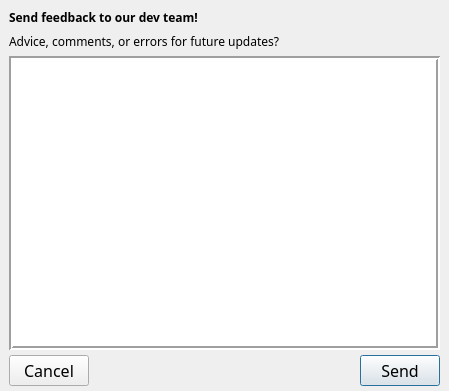
<?xml version="1.0" encoding="UTF-8"?>
<ui version="4.0">
 <class>Dialog</class>
 <widget class="QDialog" name="Dialog">
  <property name="windowModality">
   <enum>Qt::WindowModal</enum>
  </property>
  <property name="geometry">
   <rect>
    <x>0</x>
    <y>0</y>
    <width>449</width>
    <height>391</height>
   </rect>
  </property>
  <property name="font">
   <font>
    <family>Futura</family>
   </font>
  </property>
  <property name="windowTitle">
   <string>Send Feedback</string>
  </property>
  <property name="modal">
   <bool>true</bool>
  </property>
  <layout class="QVBoxLayout" name="verticalLayout_2">
   <property name="leftMargin">
    <number>9</number>
   </property>
   <property name="topMargin">
    <number>9</number>
   </property>
   <property name="rightMargin">
    <number>9</number>
   </property>
   <property name="bottomMargin">
    <number>5</number>
   </property>
   <item>
    <layout class="QVBoxLayout" name="verticalLayout">
     <property name="spacing">
      <number>5</number>
     </property>
     <item>
      <widget class="QLabel" name="label">
       <property name="font">
        <font>
         <family>Futura</family>
         <weight>75</weight>
         <bold>true</bold>
        </font>
       </property>
       <property name="text">
        <string>Send feedback to our dev team!</string>
       </property>
      </widget>
     </item>
     <item>
      <widget class="QLabel" name="label_2">
       <property name="minimumSize">
        <size>
         <width>0</width>
         <height>20</height>
        </size>
       </property>
       <property name="text">
        <string>Advice, comments, or errors for future updates?</string>
       </property>
      </widget>
     </item>
     <item>
      <widget class="QPlainTextEdit" name="plainTextEdit">
       <property name="focusPolicy">
        <enum>Qt::StrongFocus</enum>
       </property>
       <property name="frameShape">
        <enum>QFrame::Box</enum>
       </property>
       <property name="frameShadow">
        <enum>QFrame::Sunken</enum>
       </property>
       <property name="lineWidth">
        <number>2</number>
       </property>
       <property name="midLineWidth">
        <number>0</number>
       </property>
      </widget>
     </item>
     <item>
      <layout class="QHBoxLayout" name="horizontalLayout">
       <item>
        <widget class="QPushButton" name="cancel">
         <property name="maximumSize">
          <size>
           <width>16777215</width>
           <height>16777215</height>
          </size>
         </property>
         <property name="font">
          <font>
           <family>Futura</family>
           <pointsize>12</pointsize>
          </font>
         </property>
         <property name="text">
          <string>Cancel</string>
         </property>
         <property name="autoDefault">
          <bool>false</bool>
         </property>
        </widget>
       </item>
       <item>
        <spacer name="horizontalSpacer_2">
         <property name="orientation">
          <enum>Qt::Horizontal</enum>
         </property>
         <property name="sizeHint" stdset="0">
          <size>
           <width>40</width>
           <height>20</height>
          </size>
         </property>
        </spacer>
       </item>
       <item>
        <widget class="QLabel" name="status">
         <property name="maximumSize">
          <size>
           <width>16777215</width>
           <height>16777215</height>
          </size>
         </property>
         <property name="baseSize">
          <size>
           <width>0</width>
           <height>0</height>
          </size>
         </property>
         <property name="font">
          <font>
           <family>Futura</family>
           <pointsize>11</pointsize>
          </font>
         </property>
         <property name="text">
          <string/>
         </property>
        </widget>
       </item>
       <item>
        <spacer name="horizontalSpacer">
         <property name="orientation">
          <enum>Qt::Horizontal</enum>
         </property>
         <property name="sizeHint" stdset="0">
          <size>
           <width>40</width>
           <height>20</height>
          </size>
         </property>
        </spacer>
       </item>
       <item alignment="Qt::AlignVCenter">
        <widget class="QPushButton" name="send">
         <property name="font">
          <font>
           <family>Futura</family>
           <pointsize>12</pointsize>
          </font>
         </property>
         <property name="text">
          <string>Send</string>
         </property>
        </widget>
       </item>
      </layout>
     </item>
    </layout>
   </item>
  </layout>
 </widget>
 <resources/>
 <connections/>
</ui>
